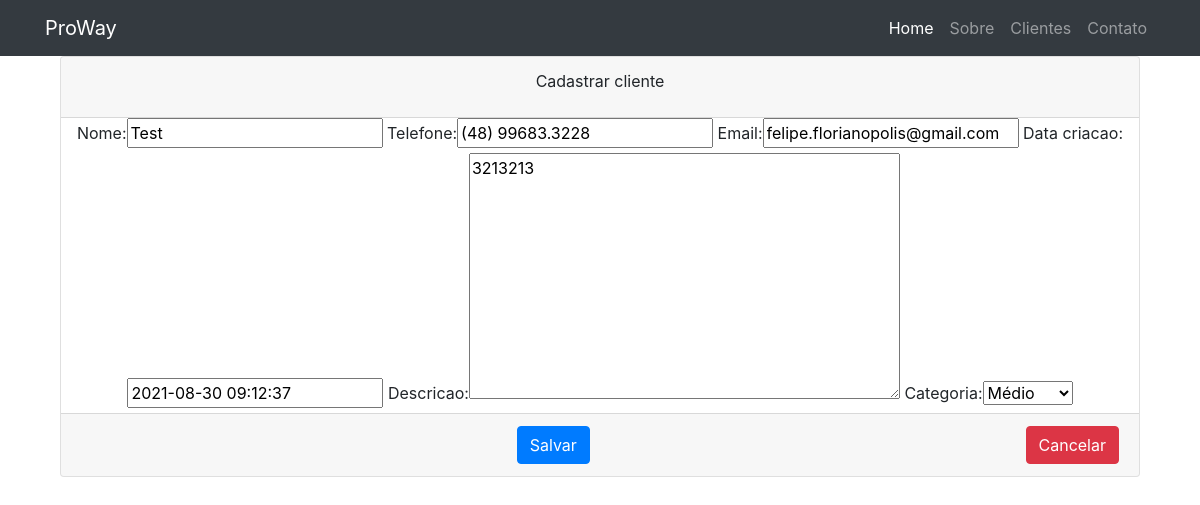
Screenshot of /cliente/edit/9/ with the database file from the repository.
### cliente/models.py (models this page shows, shortened)
class Cliente(models.Model):
    nome = models.CharField(max_length=100)
    telefone = models.CharField(max_length=25)
    email = models.CharField(max_length=100)
    data_criacao = models.DateTimeField(default=timezone.now)
    descricao = models.TextField(blank=True)
    categoria = models.ForeignKey(Categoria, on_delete=models.DO_NOTHING)

class Categoria(models.Model):
    nome = models.CharField(max_length=255)
    def __str__(self):
        return self.nome

### cliente/views.py (the view)
# urls.py: path('edit/<int:pk>/', views.edit, name="edit"),
def edit(request, pk):
    cliente = Cliente.objects.get(pk=pk)
    form = ClienteForm(instance=cliente)
    return render(request, 'cliente/form.html', {'cliente': cliente, 'form': form})

### cliente/form.py
class ClienteForm(ModelForm):
    class Meta:
        model = Cliente
        fields = "__all__"

### cliente/templates/cliente/form.html (shortened to what this page needs)
{% extends 'base.html' %}
{% block content %}
    <div class="col-lg-12 center">
        <div class="card card-primary">
            <div class="card-header">
                <div class="card-title">
                    Cadastrar cliente
                </div>
            </div>
            <form action="{% if cliente %}/cliente/update/{{ cliente.id }}/{% else %}/cliente/create/{% endif %}" method="POST">
                {{form}}
                <div class="card-footer">
                    <button type="submit" class="btn btn-primary">Salvar</button>
                    <a href="{% url 'cliente' %}" class="btn btn-danger float-right"
                    >Cancelar</a
                    >
                </div>
            </form>
        </div>
    </div>
{% endblock %}

### rows the page displays
Cliente: nome "Test", telefone "(48) 99683.3228", email "felipe.florianopolis@gmail.com", data_criacao "2021-08-30 09:12:37", descricao "3213213", categoria "Médio"
